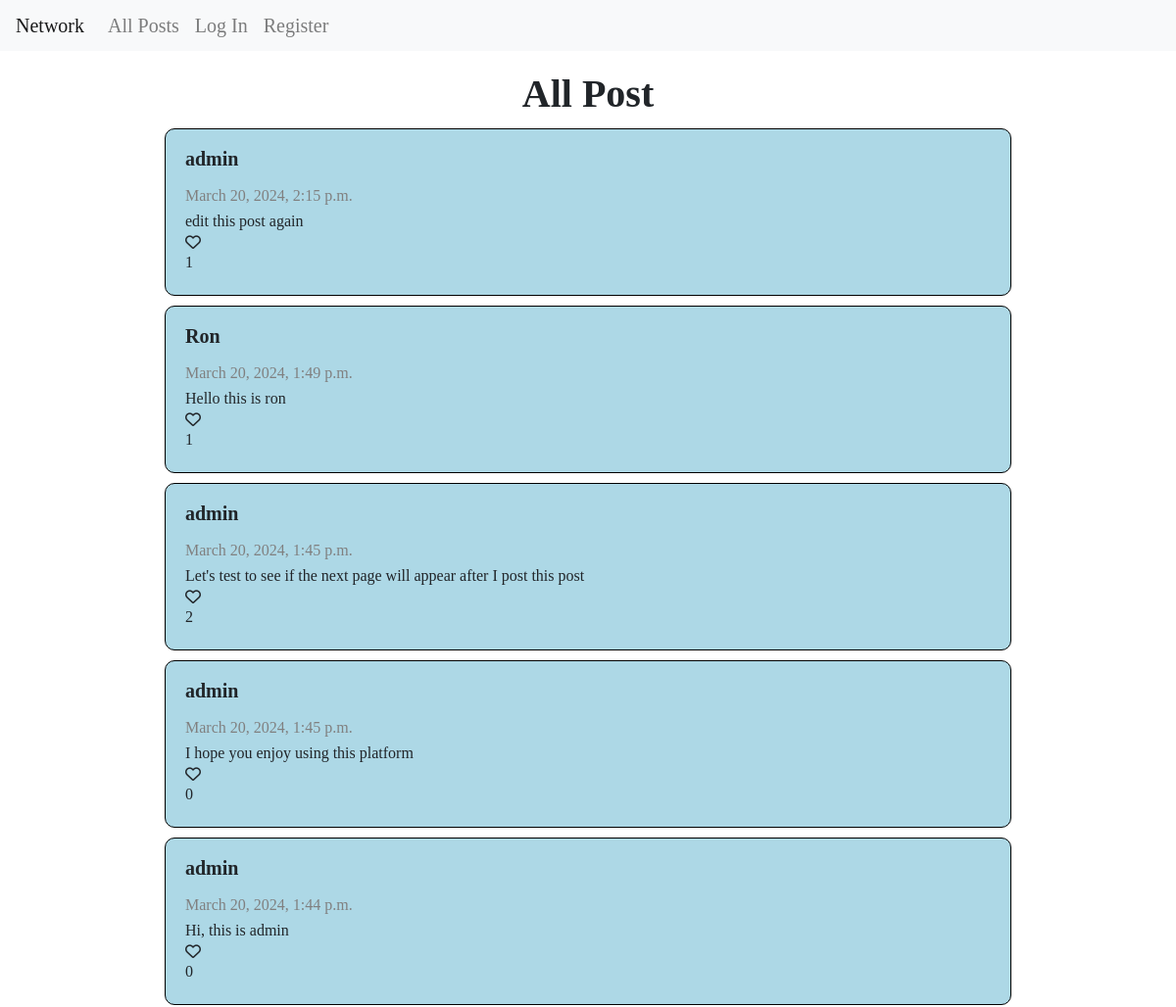
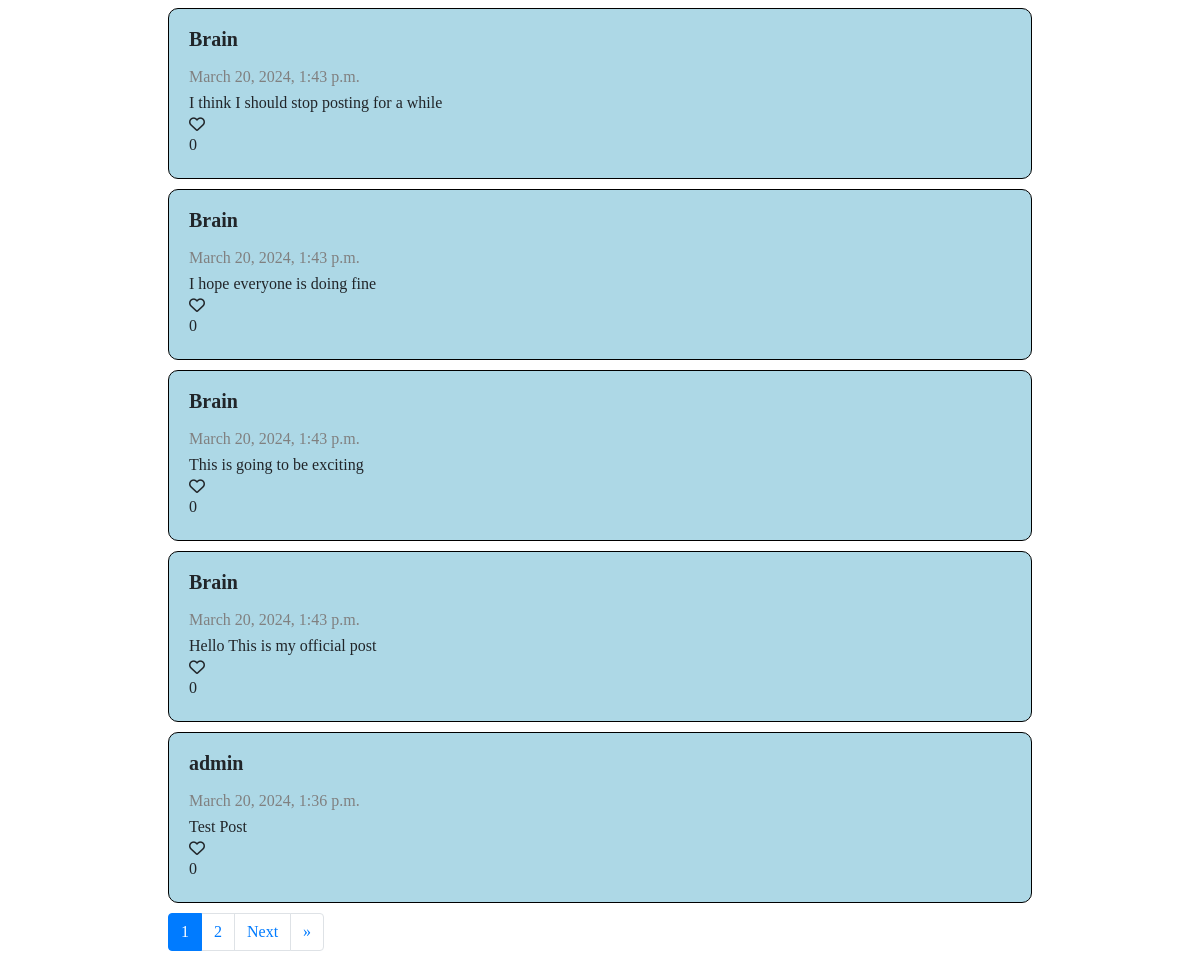
The page / on the database its author committed (2 pictures, top to bottom).
### network/models.py (models this page shows, shortened)
class Post(models.Model):
    id = models.AutoField(primary_key=True)
    user = models.ForeignKey("User", related_name="post_creator", on_delete=models.CASCADE , blank=True, null=True)
    text = models.TextField(blank=True)
    time = models.DateTimeField(auto_now_add=True)
    like = models.ManyToManyField("User", related_name="liker", null=True, blank=True)

class User(AbstractUser):
    id = models.AutoField(primary_key=True)
    follower = models.ManyToManyField("User", related_name="your_following", blank=True)
    following = models.ManyToManyField("User", related_name="your_follower", blank=True)
    post = models.ManyToManyField("Post", related_name="poster", blank=True)

### network/views.py (the view)
# urls.py: path("", views.index, name="index"),
def index(request):
    posts = Post.objects.order_by("-time").all()
    paginator = Paginator(posts, 10)
    page_number = request.GET.get('page')
    venues = paginator.get_page(page_number)
    return render(request, "network/index.html", {"venues": venues})

### network/templates/network/index.html (shortened to what this page needs)
{% extends "network/layout.html" %}
{% load static %}
{% block body %}
    <main id="main">
        <h1 class="title" data-page="index" id="title">All Post</h1>
        <div id="display">
            {% if venues %}
                {% include "network/display.html" %}
            {% else %}
                <h1 id="message">Nobody has posted anything</h1>
            {% endif %}
        </div>
        {% include "network/nav.html" %}
    </main>
{% endblock %}

### network/templates/network/display.html (shortened to what this page needs)
{% for post in venues %}
  <div class="post" id="{{ post.id }}">
    {% if user.is_authenticated %}
      <a href="/profile/{{ post.user_id }}" class="post-header">{{ post.user }}</a>
    {% else %}
      <h3 class="post-header">{{ post.user }}</h3>
    {% endif %}
    <p class="post-element post-time" id="post-time-{{ post.id }}">{{ post.time }}</p>
    <p class="post-element" id="post-text-{{ post.id }}">{{ post.text }}</p>
    <i id="like-button-{{ post.id }}" data-like-id="{{ user.id }}|{{ post.id }}"
      class="{% if user in post.like.all %}fa-solid fa-heart{% else %}fa-regular fa-heart{% endif %} like-button"
    >
    </i>
    <p id="like-count-{{ post.id }}" class="post-element">{{ post.like.count }} </p>
  </div>
{% endfor %}

### network/static/network/styles.css (style rules this page uses)
html, body, div, span, applet, object, iframe, h1, h2, h3, h4, h5, h6, p, blockquote, pre, a, abbr, acronym, address, big, cite, code, del, dfn, em, img, ins, kbd, q, s, samp, small, strike, strong, sub, sup, tt, var, b, u, i, center, dl, dt, dd, ol, ul, li, fieldset, form, label, legend, table, caption, tbody, tfoot, thead, tr, th, td, article, aside, canvas, details, embed, figure, figcaption, footer, header, hgroup, menu, nav, output, ruby, section, summary, time, mark, audio, video { margin: 0; padding: 0; border: 0; font-size: 100%; font: inherit; vertical-align: baseline; }
body { line-height: 1; }
#title { font-weight: bold; font-size: 40px; margin-bottom: 15px; }
#main { padding: 2%; margin: 0 auto; display: flex; flex-direction: column; align-items: center; }
#display { display: flex; flex-direction: column; align-items: center; width: 100%; height: auto; }
.post { border: 1px solid black; background-color: lightblue; border-radius: 10px; margin-bottom: 10px; width: 75%; height: 100%; padding: 20px; display: flex; flex-direction: column; }
.post-header { font-size: 20px; font-weight: bold; margin-bottom: 15px; }
.post-element { padding: 5px 0; }
.post-time { color: gray; }

### rows shown on the page
Post: user "admin", time "March 20, 2024, 2:15 p.m.", text "edit this post again", like.count "1"
Post: user "Ron", time "March 20, 2024, 1:49 p.m.", text "Hello this is ron", like.count "1"
Post: user "admin", time "March 20, 2024, 1:45 p.m.", text "Let's test to see if the next page will appear after I post this post", like.count "2"
Post: user "admin", time "March 20, 2024, 1:45 p.m.", text "I hope you enjoy using this platform", like.count "0"
Post: user "admin", time "March 20, 2024, 1:44 p.m.", text "Hi, this is admin", like.count "0"
Post: user "Brain", time "March 20, 2024, 1:43 p.m.", text "I think I should stop posting for a while", like.count "0"
Post: user "Brain", time "March 20, 2024, 1:43 p.m.", text "I hope everyone is doing fine", like.count "0"
Post: user "Brain", time "March 20, 2024, 1:43 p.m.", text "This is going to be exciting", like.count "0"
Post: user "Brain", time "March 20, 2024, 1:43 p.m.", text "Hello This is my official post", like.count "0"
Post: user "admin", time "March 20, 2024, 1:36 p.m.", text "Test Post", like.count "0"

### other values the page prints
{{ venues.number }} "1"
{{ venues.next_page_number }} "2"
